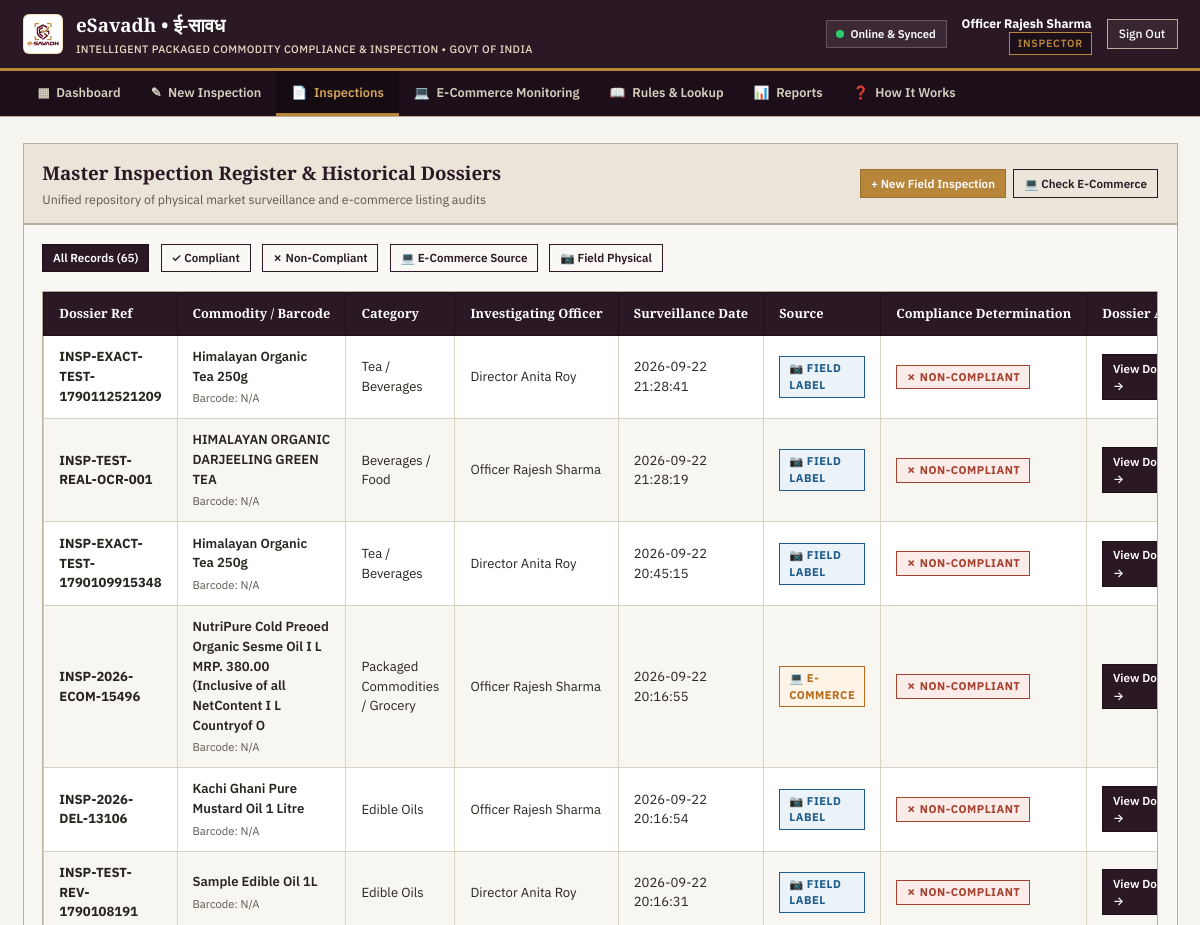
Before: /inspections (signed in, upper part) with the older database file.
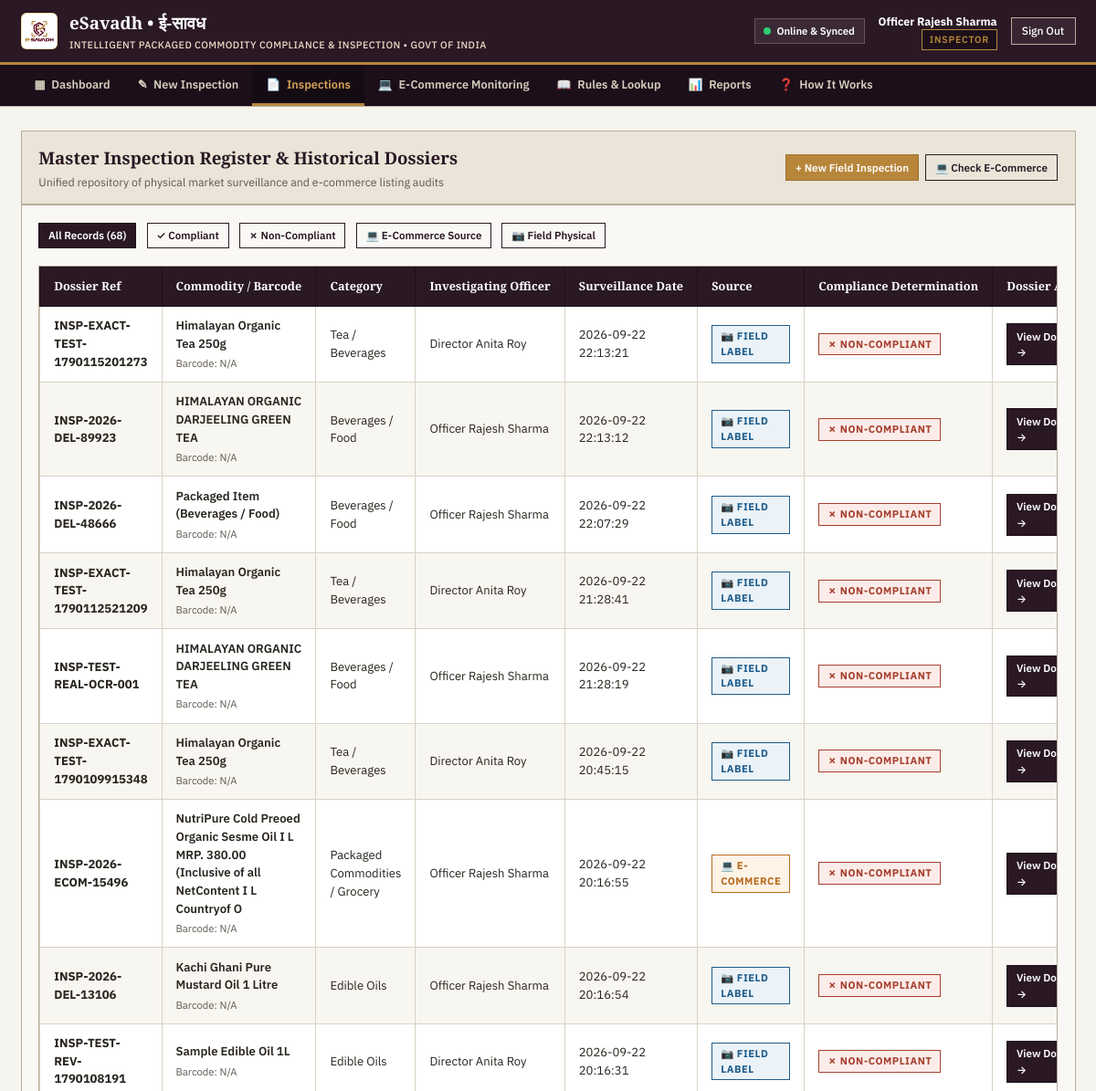
After: the same page with the newer database file.
### tables this page shows
CREATE TABLE users (
    id INTEGER PRIMARY KEY AUTOINCREMENT,
    name TEXT NOT NULL,
    email TEXT UNIQUE NOT NULL,
    password_hash TEXT NOT NULL,
    role TEXT NOT NULL CHECK (role IN ('Admin', 'Inspector', 'Retailer', 'Manufacturer')),
    organization TEXT,
    designation TEXT,
    phone TEXT,
    is_active INTEGER DEFAULT 1,
    created_at TIMESTAMP DEFAULT CURRENT_TIMESTAMP
);

CREATE TABLE inspections (
    id INTEGER PRIMARY KEY AUTOINCREMENT,
    ref_no TEXT UNIQUE NOT NULL,
    product_id INTEGER,
    inspector_id INTEGER NOT NULL,
    assigned_team_id INTEGER,
    retailer_id INTEGER,
    location TEXT,
    gps_lat REAL,
    gps_lng REAL,
    purpose TEXT DEFAULT 'Routine Market Surveillance',
    status TEXT DEFAULT 'Completed' CHECK (status IN ('Draft', 'In Progress', 'Review', 'Completed', 'Flagged')),
    compliance_status TEXT DEFAULT 'Needs Review' CHECK (compliance_status IN ('Compliant', 'Non-Compliant', 'Needs Review', 'Insufficient Evidence', 'Not Applicable')),
    source TEXT DEFAULT 'field' CHECK (source IN ('field', 'e-commerce')),
    overall_notes TEXT,
    sync_id TEXT UNIQUE, -- Local idempotency key for offline sync
    created_at TIMESTAMP DEFAULT CURRENT_TIMESTAMP,
    updated_at TIMESTAMP DEFAULT CURRENT_TIMESTAMP,
    FOREIGN KEY (product_id) REFERENCES products (id) ON DELETE SET NULL,
    FOREIGN KEY (inspector_id) REFERENCES users (id) ON DELETE CASCADE,
    FOREIGN KEY (assigned_team_id) REFERENCES teams (id) ON DELETE SET NULL,
    FOREIGN KEY (retailer_id) REFERENCES users (id) ON DELETE SET NULL
);

CREATE TABLE products (
    id INTEGER PRIMARY KEY AUTOINCREMENT,
    barcode TEXT UNIQUE,
    name TEXT NOT NULL,
    category TEXT NOT NULL,
    brand TEXT,
    manufacturer TEXT,
    packer TEXT,
    importer TEXT,
    mfg_date TEXT, -- MM/YYYY or YYYY-MM-DD
    expiry_date TEXT,
    country_of_origin TEXT DEFAULT 'India',
    net_quantity TEXT,
    mrp TEXT,
    created_at TIMESTAMP DEFAULT CURRENT_TIMESTAMP
);

### app.py (the view)
@app.route("/inspections")
@login_required
def inspections_list():
    status_filter = request.args.get("status")
    source_filter = request.args.get("source")
    inspections = database.get_inspections(limit=100, source_filter=source_filter)
    if status_filter:
        inspections = [i for i in inspections if i["compliance_status"] == status_filter]
    return render_template(
        "inspections_list.html",
        inspections=inspections,
        current_filter=status_filter,
        current_source=source_filter,
        active_page="inspections"
    )

### app.py (called while the page is built)
@app.before_request
def ensure_serverless_db_ready():
    if not getattr(app, "_db_bootstrapped", False):
        try:
            database.init_db()
            app._db_bootstrapped = True
        except Exception as e:
            print(f"[eSavadh DB] Serverless init notice: {e}")

def login_required(f):
    @wraps(f)
    def decorated_function(*args, **kwargs):
        if "user" not in session:
            flash("Official authentication required to access this compliance register.", "error")
            return redirect(url_for("login", next=request.url))
        return f(*args, **kwargs)
    return decorated_function

### database.py (called while the page is built, shortened)
def get_effective_db_path():
    local_db = os.path.join(BASE_DIR, "esavadh.db")
    is_serverless = bool(os.environ.get("VERCEL") or os.environ.get("AWS_LAMBDA_FUNCTION_NAME") or not os.access(BASE_DIR, os.W_OK))
    return local_db

def get_db():
    db_path = get_effective_db_path()
    conn = sqlite3.connect(db_path, timeout=60.0, check_same_thread=False)
    conn.row_factory = sqlite3.Row
    try:
        conn.execute("PRAGMA journal_mode = WAL;")
    except Exception:
        pass
    conn.execute("PRAGMA busy_timeout = 60000;")
    conn.execute("PRAGMA synchronous = NORMAL;")
    conn.execute("PRAGMA foreign_keys = ON;")
    return conn

### templates/inspections_list.html (shortened to what this page needs)
{% extends "base.html" %}
{% block content %}
<section class="ledger-section">
    <div class="ledger-header">
        <div>
            <h2 class="ledger-title">Master Inspection Register & Historical Dossiers</h2>
            <p class="ledger-subtitle">Unified repository of physical market surveillance and e-commerce listing audits</p>
        </div>
        <div style="display: flex; gap: 0.5rem;">
            <a href="{{ url_for('new_inspection') }}" class="btn btn-accent btn-sm">+ New Field Inspection</a>
            <a href="{{ url_for('ecommerce_monitor') }}" class="btn btn-outline btn-sm">&#128187; Check E-Commerce</a>
        </div>
    </div>
    <div class="ledger-body">
        <div style="display: flex; gap: 0.75rem; margin-bottom: 1.25rem; flex-wrap: wrap;">
            <a href="{{ url_for('inspections_list') }}" class="btn {% if not current_filter %}btn-primary{% else %}btn-outline{% endif %} btn-sm">All Records ({{ inspections|length }})</a>
            <a href="{{ url_for('inspections_list', status='Compliant') }}" class="btn {% if current_filter == 'Compliant' %}btn-primary{% else %}btn-outline{% endif %} btn-sm">&#10003; Compliant</a>
            <a href="{{ url_for('inspections_list', status='Non-Compliant') }}" class="btn {% if current_filter == 'Non-Compliant' %}btn-primary{% else %}btn-outline{% endif %} btn-sm">&#10007; Non-Compliant</a>
            <a href="{{ url_for('inspections_list', source='e-commerce') }}" class="btn {% if current_source == 'e-commerce' %}btn-primary{% else %}btn-outline{% endif %} btn-sm">&#128187; E-Commerce Source</a>
            <a href="{{ url_for('inspections_list', source='field') }}" class="btn {% if current_source == 'field' %}btn-primary{% else %}btn-outline{% endif %} btn-sm">&#128247; Field Physical</a>
        </div>
        <div class="ledger-table-wrapper">
            <table class="ledger-table">
                <thead>
                    <tr>
                        <th>Dossier Ref</th>
                        <th>Commodity / Barcode</th>
                        <th>Category</th>
                        <th>Investigating Officer</th>
                        <th>Surveillance Date</th>
                        <th>Source</th>
                        <th>Compliance Determination</th>
                        <th>Dossier Action</th>
                    </tr>
                </thead>
                <tbody>
                    {% for insp in inspections %}
                    <tr>
                        <td><strong>{{ insp.ref_no }}</strong></td>
                        <td>
                            <div style="font-weight: 600;">{{ insp.product_name or 'Unregistered Commodity' }}</div>
                            <div class="form-hint">Barcode: {{ insp.product_barcode or 'N/A' }}</div>
                        </td>
                        <td>{{ insp.product_category or 'General' }}</td>
                        <td>{{ insp.inspector_name or 'Officer' }}</td>
                        <td>{{ insp.created_at }}</td>
                        <td>
                            {% if insp.source == 'e-commerce' %}
                            <span class="status-badge status-needs-review">&#128187; E-Commerce</span>
                            {% else %}
                            <span class="status-badge" style="background:#EBF3F8; color:#1F5C8B; border-color:#1F5C8B;">&#128247; Field Label</span>
                            {% endif %}
                        </td>
                        <td>
                            {% if insp.compliance_status == 'Compliant' %}
                            <span class="status-badge status-compliant">&#10003; Compliant</span>
                            {% elif insp.compliance_status == 'Non-Compliant' %}
                            <span class="status-badge status-non-compliant">&#10007; Non-Compliant</span>
                            {% else %}
                            <span class="status-badge status-needs-review">&#9888; Needs Review</span>
                            {% endif %}
                        </td>
                        <td>
                            <a href="{{ url_for('inspection_detail', inspection_id=insp.id) }}" class="btn btn-primary btn-sm">
                                View Dossier &rarr;
                            </a>
                        </td>
                    </tr>
                    {% else %}
                    <tr>
                        <td colspan="8" style="text-align: center; color: var(--color-charcoal-muted); padding: 2.5rem;">
                            No inspection records found matching the active filter.
                        </td>
                    </tr>
                    {% endfor %}
                </tbody>
            </table>
        </div>
    </div>
</section>
{% endblock %}

### templates/base.html (shortened to what this page needs)
<!DOCTYPE html>
<html lang="en">
<head>
    <link rel="stylesheet" href="{{ url_for('static', filename='css/style.css') }}">
    <link rel="stylesheet" href="{{ url_for('static', filename='css/mobile.css') }}">
</head>
<body>
    <div class="app-wrapper">
        <header class="gov-masthead">
            <div class="masthead-container">
                <a href="{% if session.get('user') %}{{ url_for('dashboard_router') }}{% else %}{{ url_for('landing') }}{% endif %}" class="masthead-brand">
                    <img src="{{ url_for('static', filename='img/esavadh_logo.png') }}" alt="eSavadh Logo" class="brand-logo-img">
                    <div class="brand-details">
                        <h1>eSavadh &bull; ई-सावध</h1>
                        <p>INTELLIGENT PACKAGED COMMODITY COMPLIANCE & INSPECTION &bull; GOVT OF INDIA</p>
                    </div>
                </a>
                {% if session.get('user') %}
                <div class="user-masthead-meta">
                    <div class="sync-status-indicator" id="sync-status-container" title="Local offline storage & synchronization status">
                        <span class="sync-dot" id="sync-status-dot"></span>
                        <span id="sync-status-text">Online & Synced</span>
                    </div>
                    <div class="user-identity" style="text-align: right; font-size: 0.825rem;">
                        <strong style="color: #FFFFFF;">{{ session['user']['name'] }}</strong>
                        <div>
                            <span class="role-badge">{{ session['user']['role'] }}</span>
                        </div>
                    </div>
                    <a href="{{ url_for('logout') }}" class="logout-link">Sign Out</a>
                </div>
                {% else %}
                <div>
                    <a href="{{ url_for('login') }}" class="btn btn-accent btn-sm">Official Sign In</a>
                </div>
                {% endif %}
            </div>
        </header>
        {% if session.get('user') %}
        <nav class="ledger-nav">
            <div class="nav-container">
                <a href="{{ url_for('dashboard_router') }}" class="nav-item {% if active_page == 'dashboard' %}active{% endif %}">
                    <span>&#9638;</span> Dashboard
                </a>
                <a href="{{ url_for('new_inspection') }}" class="nav-item {% if active_page == 'new_inspection' %}active{% endif %}">
                    <span>&#9998;</span> New Inspection
                </a>
                <a href="{{ url_for('inspections_list') }}" class="nav-item {% if active_page == 'inspections' %}active{% endif %}">
                    <span>&#128196;</span> Inspections
                </a>
                <a href="{{ url_for('ecommerce_monitor') }}" class="nav-item {% if active_page == 'ecommerce' %}active{% endif %}">
                    <span>&#128187;</span> E-Commerce Monitoring
                </a>
                <a href="{{ url_for('rules_center') }}" class="nav-item {% if active_page == 'rules' %}active{% endif %}">
                    <span>&#128214;</span> Rules & Lookup
                </a>
                <a href="{{ url_for('reports_center') }}" class="nav-item {% if active_page == 'reports' %}active{% endif %}">
                    <span>&#128202;</span> Reports
                </a>
                <a href="{{ url_for('how_it_works') }}" class="nav-item {% if active_page == 'how_it_works' %}active{% endif %}">
                    <span>&#10067;</span> How It Works
                </a>
            </div>
        </nav>
        {% endif %}
        <main class="ledger-main">
            {% block content %}{% endblock %}
        </main>
    </div>
</body>
</html>

Changed rows visible on the page:
added inspections: ref_no "INSP-EXACT-TEST-1790115201273", name "Himalayan Organic Tea 250g", product_barcode "N/A", category "Tea / Beverages", name "Director Anita Roy", created_at "2026-09-22 22:13:21", source "📷 FIELD LABEL", compliance_status "✗ NON-COMPLIANT"
added inspections: ref_no "INSP-2026-DEL-89923", name "HIMALAYAN ORGANIC DARJEELING GREEN TEA", product_barcode "N/A", category "Beverages / Food", name "Officer Rajesh Sharma", created_at "2026-09-22 22:13:12", source "📷 FIELD LABEL", compliance_status "✗ NON-COMPLIANT"
added inspections: ref_no "INSP-2026-DEL-48666", name "Packaged Item (Beverages / Food)", product_barcode "N/A", category "Beverages / Food", name "Officer Rajesh Sharma", created_at "2026-09-22 22:07:29", source "📷 FIELD LABEL", compliance_status "✗ NON-COMPLIANT"
Other visible differences:
{{ inspections|length }}: "65" → "68"
